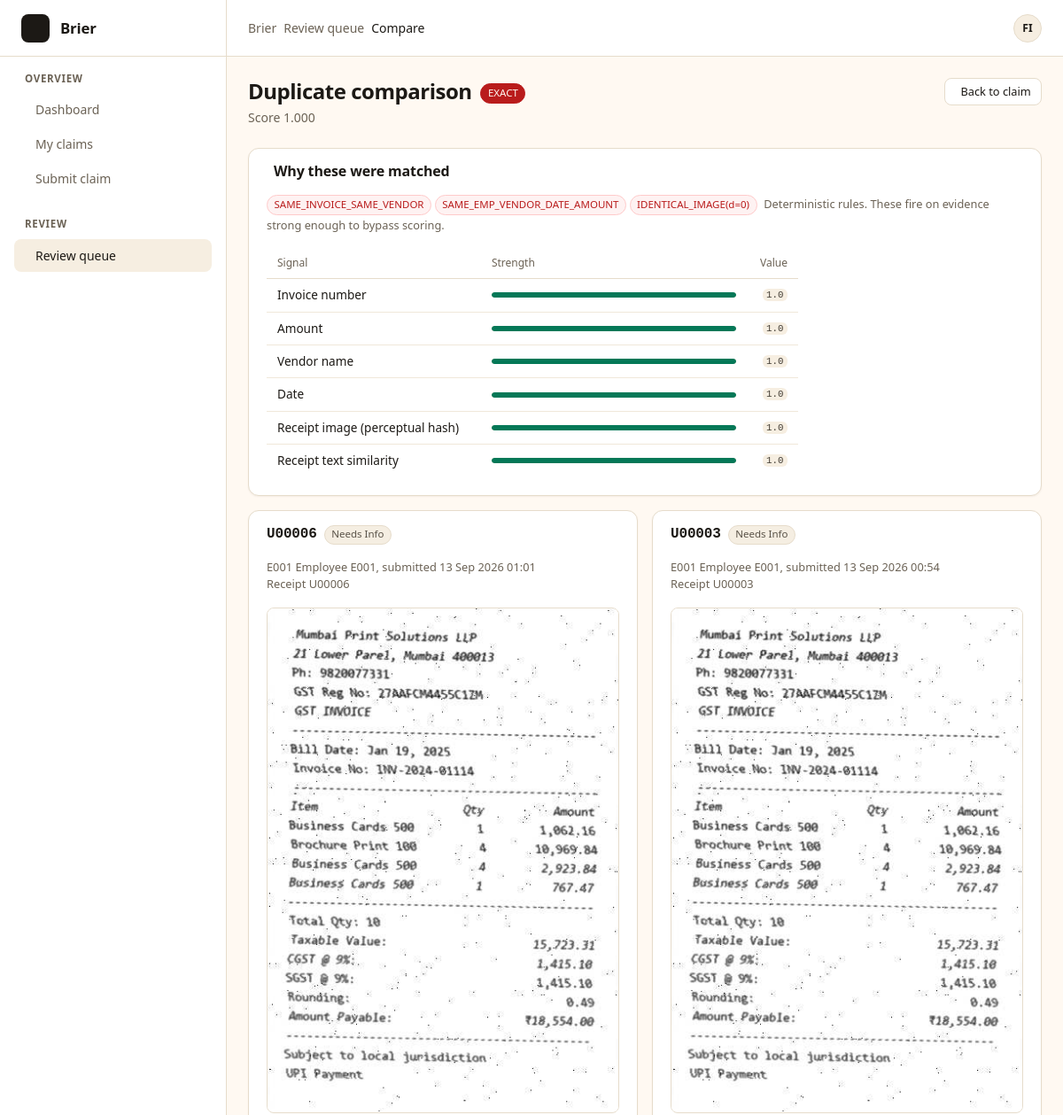
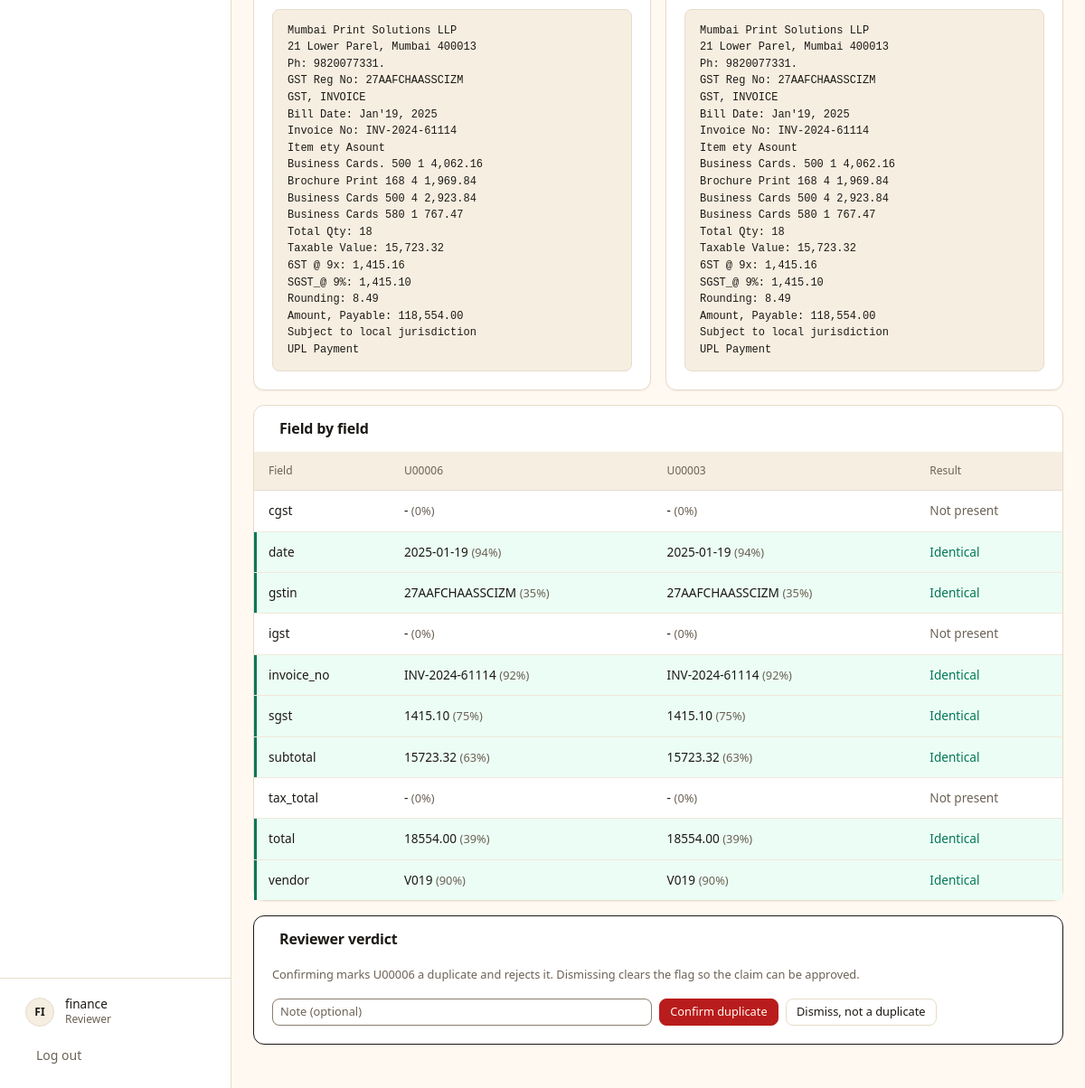
Screenshot of /duplicates/1347/ (signed in) with the database file from the repository (2 pictures, top to bottom).
### expenses/models.py (models this page shows, shortened)
class DuplicateFlag(models.Model):
    OPEN = "OPEN"
    CONFIRMED = "CONFIRMED"
    DISMISSED = "DISMISSED"
    STATUSES = [(OPEN, "Open"), (CONFIRMED, "Confirmed duplicate"),
                (DISMISSED, "Dismissed")]
    claim = models.ForeignKey(Claim, on_delete=models.CASCADE, related_name="flags_as_a")
    matched_claim = models.ForeignKey(Claim, on_delete=models.CASCADE,
                                      related_name="flags_as_b")
    score = models.FloatField(default=0.0)
    band = models.CharField(max_length=10, db_index=True)
    signals = models.JSONField(default=dict, blank=True)
    rules_fired = models.JSONField(default=list, blank=True)
    tags = models.JSONField(default=list, blank=True)
    status = models.CharField(max_length=12, choices=STATUSES, default=OPEN, db_index=True)
    resolved_by = models.ForeignKey(settings.AUTH_USER_MODEL, on_delete=models.SET_NULL,
                                    null=True, blank=True)
    resolved_at = models.DateTimeField(null=True, blank=True)
    resolution_note = models.CharField(max_length=300, blank=True)
    created_at = models.DateTimeField(auto_now_add=True)
    class Meta:
        unique_together = [("claim", "matched_claim")]
        ordering = ["-score"]
        indexes = [models.Index(fields=["band", "status"])]

class Claim(models.Model):
    DRAFT = "DRAFT"
    SUBMITTED = "SUBMITTED"
    UNDER_REVIEW = "UNDER_REVIEW"
    NEEDS_INFO = "NEEDS_INFO"
    APPROVED = "APPROVED"
    REJECTED = "REJECTED"
    STATUSES = [(s, s.replace("_", " ").title()) for s in
                (DRAFT, SUBMITTED, UNDER_REVIEW, NEEDS_INFO, APPROVED, REJECTED)]
    OPEN_STATUSES = (SUBMITTED, UNDER_REVIEW, NEEDS_INFO)
    claim_id = models.CharField(max_length=32, unique=True)
    employee = models.ForeignKey(Employee, on_delete=models.CASCADE, related_name="claims")
    receipt = models.ForeignKey(Receipt, on_delete=models.CASCADE, related_name="claims")
    claimed_amount = models.DecimalField(max_digits=12, decimal_places=2, null=True, blank=True)
    description = models.CharField(max_length=300, blank=True)
    category = models.CharField(max_length=40, blank=True)
    status = models.CharField(max_length=20, choices=STATUSES, default=SUBMITTED,
                              db_index=True)
    submitted_at = models.DateTimeField(null=True, blank=True, db_index=True)
    reviewer = models.ForeignKey(settings.AUTH_USER_MODEL, on_delete=models.SET_NULL,
                                 null=True, blank=True, related_name="reviewed_claims")
    decided_at = models.DateTimeField(null=True, blank=True)
    decision_note = models.CharField(max_length=300, blank=True)
    duplicate_group = models.IntegerField(null=True, blank=True, db_index=True)
    class Meta:
        ordering = ["-submitted_at"]

class Employee(models.Model):
    user = models.OneToOneField(settings.AUTH_USER_MODEL, on_delete=models.CASCADE,
                                null=True, blank=True, related_name="employee")
    employee_code = models.CharField(max_length=16, unique=True)
    full_name = models.CharField(max_length=120, blank=True)
    department = models.CharField(max_length=60, blank=True)
    class Meta:
        ordering = ["employee_code"]
    def __str__(self) -> str:
        return f"{self.employee_code} {self.full_name}".strip()

class Receipt(models.Model):
    OCR_SOURCES = [("sidecar", "Native text"), ("tesseract", "Tesseract OCR"),
                   ("manual", "Manually entered")]
    receipt_id = models.CharField(max_length=32, unique=True)
    image = models.ImageField(upload_to="receipts/", blank=True, null=True)
    image_path = models.CharField(max_length=300, blank=True)
    text = models.TextField(blank=True)
    ocr_source = models.CharField(max_length=20, choices=OCR_SOURCES, default="sidecar")
    phash = models.CharField(max_length=20, blank=True, db_index=True)
    vendor = models.ForeignKey(Vendor, on_delete=models.SET_NULL, null=True, blank=True,
                               related_name="receipts")
    vendor_raw = models.CharField(max_length=200, blank=True)
    gstin = models.CharField(max_length=20, blank=True)
    invoice_no = models.CharField(max_length=40, blank=True, db_index=True)
    invoice_date = models.DateField(null=True, blank=True, db_index=True)
    subtotal = models.DecimalField(max_digits=12, decimal_places=2, null=True, blank=True)
    cgst = models.DecimalField(max_digits=12, decimal_places=2, null=True, blank=True)
    sgst = models.DecimalField(max_digits=12, decimal_places=2, null=True, blank=True)
    igst = models.DecimalField(max_digits=12, decimal_places=2, null=True, blank=True)
    total = models.DecimalField(max_digits=12, decimal_places=2, null=True, blank=True)
    currency = models.CharField(max_length=3, blank=True, default="INR", db_index=True)
    currency_confidence = models.FloatField(default=0.0)
    doc_confidence = models.FloatField(default=0.0)
    arithmetic_ok = models.BooleanField(null=True, blank=True)
    needs_review = models.BooleanField(default=False)
    noise_tier = models.IntegerField(default=0)
    template_id = models.CharField(max_length=20, blank=True)
    created_at = models.DateTimeField(auto_now_add=True)
    class Meta:
        indexes = [models.Index(fields=["invoice_no", "total"])]

class ExtractedField(models.Model):
    receipt = models.ForeignKey(Receipt, on_delete=models.CASCADE, related_name="extracted")
    name = models.CharField(max_length=32)
    value = models.CharField(max_length=200, blank=True)
    confidence = models.FloatField(default=0.0)
    components = models.JSONField(default=dict, blank=True)
    pattern_id = models.CharField(max_length=40, blank=True)
    warnings = models.JSONField(default=list, blank=True)
    needs_review = models.BooleanField(default=False)
    corrected_value = models.CharField(max_length=200, blank=True)
    corrected_by = models.ForeignKey(settings.AUTH_USER_MODEL, on_delete=models.SET_NULL,
                                     null=True, blank=True)
    class Meta:
        unique_together = [("receipt", "name")]
        ordering = ["name"]
    @property
    def display_value(self) -> str:
        return self.corrected_value or self.value
    @property
    def confidence_pct(self) -> int:
        return int(round(self.confidence * 100))

### expenses/views.py (the view, shortened to what this page needs)
# urls.py: path("duplicates/<int:flag_id>/", views.dup_compare, name="dup_compare"),
@login_required
@finance_required
def dup_compare(request, flag_id: int):
    flag = get_object_or_404(
        DuplicateFlag.objects.select_related(
            "claim__receipt", "matched_claim__receipt",
            "claim__employee", "matched_claim__employee"), pk=flag_id)
    left_fields = {f.name: f for f in flag.claim.receipt.extracted.all()}
    right_fields = {f.name: f for f in flag.matched_claim.receipt.extracted.all()}
    names = sorted(set(left_fields) | set(right_fields))
    rows = []
    for name in names:
        left, right = left_fields.get(name), right_fields.get(name)
        lv = left.display_value if left else ""
        rv = right.display_value if right else ""
        if not lv and not rv:
            verdict = "absent"          # neither receipt carries this field
        elif lv == rv:
            verdict = "identical"
        else:
            verdict = "differs"
        rows.append({"name": name, "left": left, "right": right,
                     "verdict": verdict, "same": verdict == "identical"})
    return render(request, "expenses/dup_compare.html", {
        "flag": flag, "rows": rows, "is_finance": True,
        "signals": _signal_rows(flag.signals or {}),
    })

### expenses/templates/expenses/dup_compare.html (shortened to what this page needs)
{% extends "expenses/base.html" %}
{% load humanize %}
{% block crumbs %}<a href="{% url 'review_queue' %}">Review queue</a><span class="current">Compare</span>{% endblock %}
{% block content %}
<div class="page-head">
  <div>
    <h1 class="page-title">
      Duplicate comparison
      <span class="badge band-{{ flag.band }} align-middle ms-1">{{ flag.band }}</span>
    </h1>
    <p class="page-sub">Score {{ flag.score|floatformat:3 }}</p>
  </div>
  <div class="page-actions">
    <a href="{% url 'claim_detail' flag.claim.claim_id %}" class="btn btn-outline-secondary btn-sm">Back to claim</a>
  </div>
</div>
<div class="panel mb-3">
  <div class="panel-head"><h2 class="panel-title">Why these were matched</h2></div>
  <div class="panel-body">
    {% if flag.rules_fired %}
      <div class="mb-3">
        {% for rule in flag.rules_fired %}<span class="badge bg-danger">{{ rule }}</span> {% endfor %}
        <span class="meta ms-1">Deterministic rules. These fire on evidence strong enough to bypass scoring.</span>
      </div>
    {% endif %}
    <div class="table-wrap mw-table">
    <table class="table table-sm table-plain align-middle">
      <thead><tr><th>Signal</th><th class="col-half">Strength</th><th class="text-end">Value</th></tr></thead>
      <tbody>
      {% for signal in signals %}
        <tr>
          <td>{{ signal.label }}</td>
          <td><div class="conf-bar conf-{{ signal.band }}"><span style="width: {{ signal.pct }}%"></span></div></td>
          <td class="num"><code>{{ signal.value }}</code></td>
        </tr>
      {% empty %}
        <tr><td colspan="3" class="dim">Flagged by rule only. No weighted signals recorded.</td></tr>
      {% endfor %}
      </tbody>
    </table>
    </div>
  </div>
</div>
<div class="row g-3">
  <div class="col-md-6">
    <div class="panel h-100">
      <div class="panel-head"><h2 class="panel-title"><span class="mono">{{ flag.claim.claim_id }}</span> <span class="badge">{{ flag.claim.get_status_display }}</span></h2></div>
      <div class="panel-body">
        <p class="meta">{{ flag.claim.employee }}, submitted {{ flag.claim.submitted_at|date:"d M Y H:i" }}<br>Receipt {{ flag.claim.receipt.receipt_id }}</p>
        {% include "expenses/_receipt_image.html" with receipt=flag.claim.receipt %}
        <div class="receipt-text">{{ flag.claim.receipt.text }}</div>
      </div>
    </div>
  </div>
  <div class="col-md-6">
    <div class="panel h-100">
      <div class="panel-head"><h2 class="panel-title"><span class="mono">{{ flag.matched_claim.claim_id }}</span> <span class="badge">{{ flag.matched_claim.get_status_display }}</span></h2></div>
      <div class="panel-body">
        <p class="meta">{{ flag.matched_claim.employee }}, submitted {{ flag.matched_claim.submitted_at|date:"d M Y H:i" }}<br>Receipt {{ flag.matched_claim.receipt.receipt_id }}</p>
        {% include "expenses/_receipt_image.html" with receipt=flag.matched_claim.receipt %}
        <div class="receipt-text">{{ flag.matched_claim.receipt.text }}</div>
      </div>
    </div>
  </div>
</div>
<div class="panel mt-3">
  <div class="panel-head"><h2 class="panel-title">Field by field</h2></div>
  <div class="table-wrap mt-3">
  <table class="table align-middle">
    <thead><tr><th>Field</th><th>{{ flag.claim.claim_id }}</th><th>{{ flag.matched_claim.claim_id }}</th><th>Result</th></tr></thead>
    <tbody>
    {% for row in rows %}
      <tr class="{% if row.verdict == 'identical' %}match{% elif row.verdict == 'differs' %}differ{% endif %}">
        <td class="dim">{{ row.name }}</td>
        <td>{{ row.left.display_value|default:"-" }}
          {% if row.left %}<span class="meta">({{ row.left.confidence_pct }}%)</span>{% endif %}</td>
        <td>{{ row.right.display_value|default:"-" }}
          {% if row.right %}<span class="meta">({{ row.right.confidence_pct }}%)</span>{% endif %}</td>
        <td>{% if row.verdict == 'identical' %}<span class="verdict ok">Identical</span>
            {% elif row.verdict == 'differs' %}<span class="verdict bad">Differs</span>
            {% else %}<span class="dim">Not present</span>{% endif %}</td>
      </tr>
    {% endfor %}
    </tbody>
  </table>
  </div>
</div>
{% if flag.status == 'OPEN' %}
<div class="panel is-accent mt-3">
  <div class="panel-head"><h2 class="panel-title">Reviewer verdict</h2></div>
  <div class="panel-body">
    <p class="panel-note mb-3">
      Confirming marks {{ flag.claim.claim_id }} a duplicate and rejects it.
      Dismissing clears the flag so the claim can be approved.
    </p>
    <form method="post" class="d-flex flex-wrap gap-2 align-items-center">
      <input type="text" name="note" class="form-control form-control-sm mw-md"
             placeholder="Note (optional)" aria-label="Note">
      <button name="action" value="confirm" class="btn btn-sm btn-danger" data-loading-label="Saving verdict">Confirm duplicate</button>
      <button name="action" value="dismiss" class="btn btn-sm btn-outline-secondary" data-loading-label="Saving verdict">Dismiss, not a duplicate</button>
    </form>
  </div>
</div>
{% endif %}
{% endblock %}

### expenses/templates/expenses/base.html (shortened to what this page needs)
{% load humanize static %}<!doctype html>
<html lang="en" data-bs-theme="light">
<head>
  <link href="https://cdn.jsdelivr.net/npm/bootstrap@5.3.3/dist/css/bootstrap.min.css" rel="stylesheet">
  <link href="https://cdn.jsdelivr.net/npm/@fontsource-variable/geist@5/index.css" rel="stylesheet">
  <link href="https://cdn.jsdelivr.net/npm/@fontsource-variable/geist-mono@5/index.css" rel="stylesheet">
  <link href="https://cdn.jsdelivr.net/npm/@phosphor-icons/web@2.1.1/src/regular/style.css" rel="stylesheet">
  <link href="{% static 'expenses/app.css' %}" rel="stylesheet">
  <link href="{% static 'expenses/loading.css' %}" rel="stylesheet">
</head>
<body>
{% with page=request.resolver_match.url_name %}
{% if user.is_authenticated %}
<nav class="sidebar" id="sidebar" aria-label="Main">
  <a class="brand" href="{% if is_finance %}{% url 'dashboard' %}{% else %}{% url 'claim_list' %}{% endif %}">
    <span class="brand-mark"></span>
    <span class="brand-name">Brier</span>
  </a>
  <div class="sidebar-scroll">
    <div class="nav-group">
      <div class="nav-label">Overview</div>
      {% if is_finance %}<a class="nav-item {% if page == 'dashboard' %}is-active{% endif %}" href="{% url 'dashboard' %}"
         {% if page == 'dashboard' %}aria-current="page"{% endif %}>Dashboard</a>{% endif %}
      <a class="nav-item {% if page == 'claim_list' or page == 'claim_detail' %}is-active{% endif %}" href="{% url 'claim_list' %}"
         {% if page == 'claim_list' %}aria-current="page"{% endif %}>My claims</a>
      <a class="nav-item {% if page == 'claim_submit' %}is-active{% endif %}" href="{% url 'claim_submit' %}"
         {% if page == 'claim_submit' %}aria-current="page"{% endif %}>Submit claim</a>
    </div>
    {% if is_finance %}
    <div class="nav-group">
      <div class="nav-label">Review</div>
      <a class="nav-item {% if page == 'review_queue' or page == 'dup_compare' %}is-active{% endif %}" href="{% url 'review_queue' %}"
         {% if page == 'review_queue' %}aria-current="page"{% endif %}>Review queue</a>
    </div>
    {% endif %}
  </div>
  <div class="sidebar-foot">
    <div class="user-block">
      <span class="avatar" aria-hidden="true">{{ user.username|slice:":2" }}</span>
      <div>
        <div class="user-name">{{ user.username }}</div>
        <div class="user-role">{% if is_finance %}Reviewer{% else %}Employee{% endif %}</div>
      </div>
    </div>
    <form method="post" action="{% url 'logout' %}">
      <button class="nav-item as-button" type="submit" data-loading-label="Logging out">Log out</button>
    </form>
  </div>
</nav>
<div class="app-main">
  <header class="topbar">
    <div class="crumbs">
      <a class="crumb-root" href="{% if is_finance %}{% url 'dashboard' %}{% else %}{% url 'claim_list' %}{% endif %}">Brier</a>
      {% block crumbs %}{% endblock %}
    </div>
    <div class="topbar-actions">
      <button class="icon-btn theme-toggle" type="button" data-theme-toggle aria-label="Toggle theme">
      </button>
      <span class="avatar" aria-hidden="true">{{ user.username|slice:":2" }}</span>
    </div>
  </header>
  <main class="page">
{% endif %}
{% block content %}{% endblock %}
{% if user.is_authenticated %}
  </main>
</div>
{% else %}
  </div>
</div>
{% endif %}
{% endwith %}
</body>
</html>

### expenses/templates/expenses/_receipt_image.html (shortened to what this page needs)
{% load expenses_ui %}
{% if receipt.image %}
  {% with dims=receipt.image|image_dims %}
  <div class="img-frame skeleton"{% if dims %} style="aspect-ratio: {{ dims.0 }} / {{ dims.1 }}"{% endif %}>
    <img src="{{ receipt.image.url }}"{% if dims %} width="{{ dims.0 }}" height="{{ dims.1 }}"{% endif %}
         {% if eager %}loading="eager" fetchpriority="high"{% else %}loading="lazy"{% endif %}
         decoding="async" alt="Receipt {{ receipt.receipt_id }}">
  </div>
  {% endwith %}
{% endif %}

### rows the page displays
DuplicateFlag: band "EXACT", score "1.000", claim.claim_id "U00006", claim.status "Needs Info", claim.employee "E001 Employee E001", claim.submitted_at "13 Sep 2026 01:01", claim.receipt.receipt_id "U00006", claim.receipt.text "Mumbai Print Solutions LLP 21 Lower Parel, Mumbai 400013 Ph: 9820077331. GST Reg No: 27AAFCHAASSCIZM GST, INVOICE Bill Date: Jan'19, 2025 Invoice No: INV-2024-61114 Item ety Asount Business Cards. 500 1 4,062.16 Brochure Print 168 4 1,969.84 Business Cards 500 4 2,923.84 Business Cards 580 1 767.47 Total Qty: 18 Taxable Value: 15,723.32 6ST @ 9x: 1,415.16 SGST_@ 9%: 1,415.10 Rounding: 8.49 Amount, Payable: 118,554.00 Subject to local jurisdiction UPL Payment", matched_claim.claim_id "U00003", matched_claim.status "Needs Info", matched_claim.employee "E001 Employee E001", matched_claim.submitted_at "13 Sep 2026 00:54", matched_claim.receipt.receipt_id "U00003", matched_claim.receipt.text "Mumbai Print Solutions LLP 21 Lower Parel, Mumbai 400013 Ph: 9820077331. GST Reg No: 27AAFCHAASSCIZM GST, INVOICE Bill Date: Jan'19, 2025 Invoice No: INV-2024-61114 Item ety Asount Business Cards. 500 1 4,062.16 Brochure Print 168 4 1,969.84 Business Cards 500 4 2,923.84 Business Cards 580 1 767.47 Total Qty: 18 Taxable Value: 15,723.32 6ST @ 9x: 1,415.16 SGST_@ 9%: 1,415.10 Rounding: 8.49 Amount, Payable: 118,554.00 Subject to local jurisdiction UPL Payment"
Receipt: image (picture)
Receipt: image (picture)

### other values shown
{{ user.username|slice:":2" }} "FI"
{{ user.username }} "finance"
{{ rule }} "SAME_INVOICE_SAME_VENDOR" "SAME_EMP_VENDOR_DATE_AMOUNT" "IDENTICAL_IMAGE(d=0)"
{{ signal.label }} "Invoice number" "Amount" "Vendor name" "Date" "Receipt image (perceptual hash)" "Receipt text similarity"
{{ signal.value }} "1.0" "1.0" "1.0" "1.0" "1.0" "1.0"
